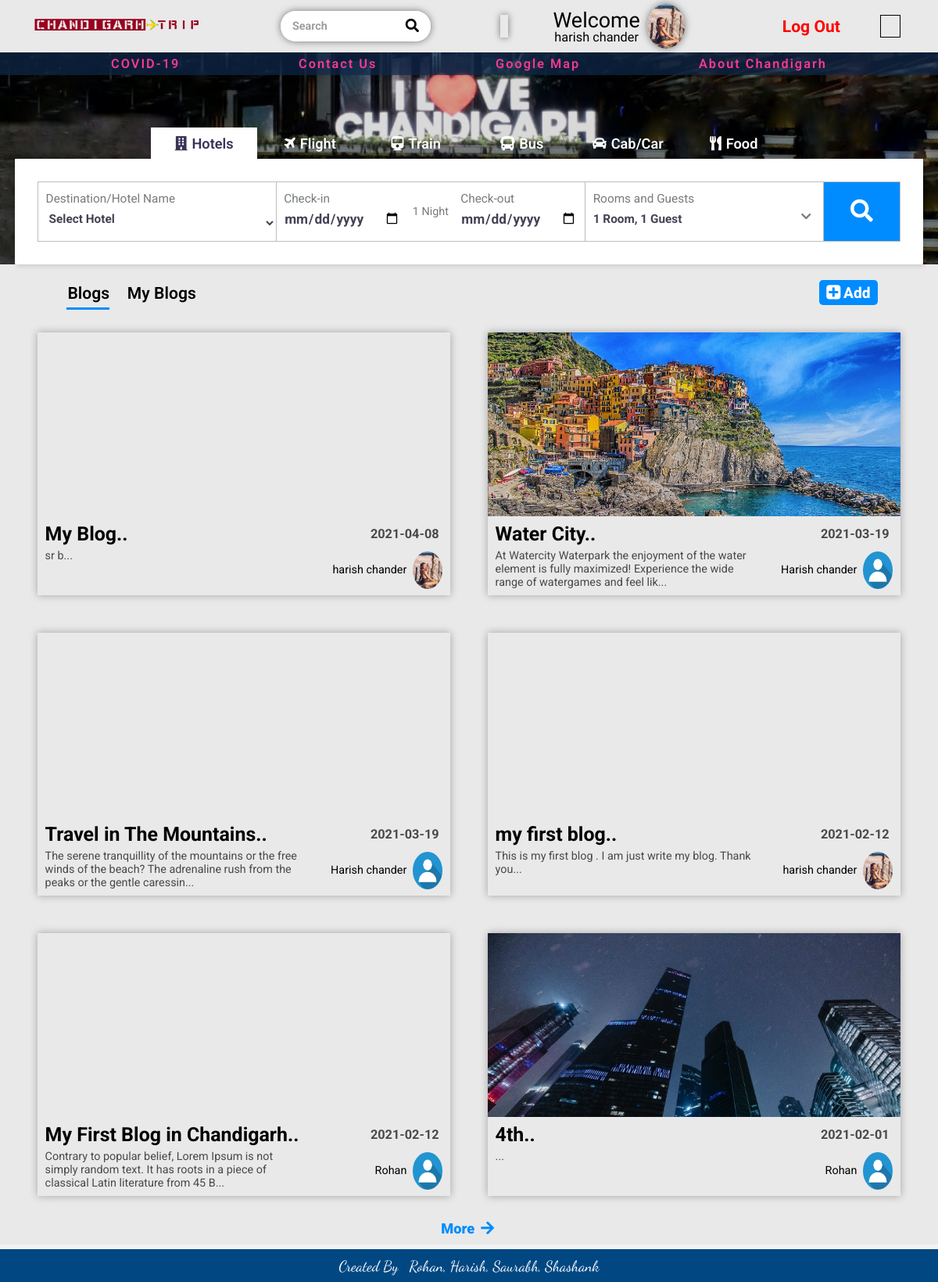
The app's page / (signed in) with its own data.
### tables this page shows
CREATE TABLE `user_data` (
  `id` int(100) NOT NULL,
  `name` varchar(60) NOT NULL,
  `email` varchar(150) NOT NULL,
  `number` varchar(10) NOT NULL,
  `password` varchar(30) NOT NULL,
  `image` varchar(100) NOT NULL,
  `token` varchar(255) NOT NULL
);

CREATE TABLE `blog` (
  `blog_id` int(255) NOT NULL,
  `user_id` int(255) NOT NULL,
  `blog_image` varchar(100) NOT NULL,
  `blog_tittle` varchar(150) NOT NULL,
  `user_name` varchar(100) NOT NULL,
  `user_image` varchar(100) NOT NULL,
  `blog_dec` text NOT NULL,
  `date` date DEFAULT NULL
);

### index.php (the view, shortened to what this page needs)
<!DOCTYPE html>
<html lang="en">
<head>
    <link rel="stylesheet" href="https://cdnjs.cloudflare.com/ajax/libs/font-awesome/5.13.0/css/all.min.css" />
    <link rel="stylesheet" href="https://cdnjs.cloudflare.com/ajax/libs/font-awesome/4.7.0/css/font-awesome.css" />
    <link rel="stylesheet" href="./css/owl.carousel.css">
    <link rel="stylesheet" href="./css/owl.theme.default.css">
    <link rel="stylesheet" href="./css/style.css">
</head>
<body>
    <div class="main-container">
        <?php include "./pages/header.php" ?>
        <main>
            <div class="row-1">
                <div class="headline">
                    <a href="https://news.google.com/covid19/map?hl=en-IN&mid=%2Fm%2F01f1q8&gl=IN&ceid=IN%3Aen" target="_blank" class="1">COVID-19</a>
                    <a href="./contact us.php" class="2">Contact Us</a>
                    <a href="https://www.google.com/maps/place/Chandigarh/@30.7354003,76.7530122,13z/data=!4m5!3m4!1s0x390fed0be66ec96b:0xa5ff67f9527319fe!8m2!3d30.7333148!4d76.7794179" title="Click to See Map" target="_blank">Google Map</a>
                    <a href="./about chnd.php" title="Click to See About Chandigarh">About Chandigarh</a>
                </div>
            </div>
            <div class="row-2">
                <div class="top">
                    <ul>
                        <li onclick="clickToShow(0);">
                            <i class="fas fa-building"></i>Hotels
                        </li>
                        <li onclick="clickToShow(1);">
                            <i class="fa fa-plane"></i>Flight
                        </li>
                        <li onclick="clickToShow(2);">
                            <i class="fas fa-train"></i>Train
                        </li>
                        <li onclick="clickToShow(3);">
                            <i class="fas fa-bus"></i>Bus
                        </li>
                        <li onclick="clickToShow(4);">
                            <i class="fas fa-car"></i>Cab/Car
                        </li>
                        <li onclick="clickToShow(5);">
                            <i class="fas fa-utensils"></i>Food
                        </li>
                    </ul>
                </div>
                <div class="bottom">
                    <div class="tab tab-1">
                        <form class="innerTab" id="hotel-form" action="hotel.php" method="POST">
                            <div class="details hotel-1">
                                <label for="hName">Destination/Hotel Name</label>
                                <select required name="hName" id="hName">
                                    <?php
                                    include "./database/conn.php";
                                    $sql1 = "SELECT * FROM hotel";
                                    $result1 = mysqli_query($conn, $sql1);
                                    while ($row1 = mysqli_fetch_assoc($result1)) {
                                        echo '<option value="' . $row1["hotel_name"] . '">' . $row1["hotel_name"] . '</option>';
                                    }
                                    ?>
                                </select>
                            </div>
                            <div class="details hotel-2">
                                <div class="date3">
                                    <label for="hDateFrom">Check-in</label>
                                    <input type="date" name="hDateFrom" id="hDateFrom">
                                </div>
                                <div class="date3">
                                    1 Night
                                </div>
                                <div class="date3">
                                    <label for="hDateTo">Check-out</label>
                                    <input type="date" name="hDateTo" id="hDateTo">
                                </div>
                            </div>
                            <div class="details hotel-3">
                                <label for="hRoomsFake">Rooms and Guests</label>
                                <input type="text" id="hRoomFake" value="1 Room, 1 Guest" readonly>
                                <i class="fas fa-chevron-down"></i>
                            </div>
                            <div class="details hotel-4" id="hotel-form-btn">
                                <i class="fas fa-search"></i>
                            </div>
                        </form>
                    </div>
                </div>
            </div>
            <div class="row-3">
                <div class="blogHeading">
                    <div class="blogH-1">
                        <div class="aniBar"></div>
                        <span onclick="clickToOpenBlogTab(0)">Blogs</span>
                        <span onclick="clickToOpenBlogTab(1)">
                            <?php
                            if (isset($_SESSION['use'])) {
                                echo 'My Blogs';
                            }
                            ?>
                        </span>
                    </div>
                    <div class="blogH-2">
                        <?php
                        if (isset($_SESSION['use'])) {
                            echo '<a href="./addblog.php"><i class="fa fa-plus-square"></i>Add</a>';
                        }
                        ?>
                    </div>
                </div>
                <div class="blogMainContainer">
                    <div class="blogContainer blog-1">
                        <div class="innerBlogContainer">
                            <?php
                            $sqlUserBlog = "SELECT * FROM blog ORDER BY blog_id DESC";
                            $resultUserBlog = mysqli_query($conn, $sqlUserBlog) or die("Query Failed!!");
                            if (mysqli_num_rows($resultUserBlog) > 0) {
                                $i = 0;
                                while (($rowUserBlog = mysqli_fetch_assoc($resultUserBlog)) && $i != 6) {
                                    $i = $i + 1;
                            ?>
                                    <a href="./blog.php?id=<?php echo $rowUserBlog['blog_id']; ?>" class="blog">
                                        <div class="blogImg">
                                            <img src="./blog images/<?php echo $rowUserBlog['blog_image']; ?>" alt="">
                                        </div>
                                        <div class="blogData">
                                            <h1>
                                                <?php echo substr($rowUserBlog['blog_tittle'], 0, 28) . ".."; ?>
                                                <span><?php echo $rowUserBlog['date']; ?></span>
                                            </h1>
                                            <p><?php echo substr($rowUserBlog['blog_dec'], 0, 130) . "..."; ?></p>
                                            <div>
                                                <span><?php echo $rowUserBlog['user_name']; ?></span>
                                                <img src="./profile images/<?php echo $rowUserBlog['user_image']; ?>" alt="Profile Picture">
                                            </div>
                                        </div>
                                    </a>
                            <?php
                                }
                            } else {
                                echo "<h1>No Blog</h1>";
                            }
                            ?>
                        </div>
                        <span class="moreBtn">
                            <a href="./allblogs.php?id=0">
                                More <i class="fas fa-arrow-right"></i>
                            </a>
                        </span>
                    </div>
                </div>
            </div>
        </main>
        <?php include "./pages/footer.php"; ?>
    </div>
</body>
</html>

### pages/header.php (shortened to what this page needs)
<header>
    <div class="left-container">
        <a href="./index.php" class="logo">
            <img src="./images/logo.png" alt="Logo">
        </a>
        <div class="search-bar">
            <form id="search-form" action="" method="get">
                <input type="search" name="search" id="search" placeholder="Search" autocomplete="off">
                <span onclick="document.getElementById('search-form').submit();"><i class="fas fa-search"></i></span>
            </form>
        </div>
        <div class="help">
            <div id="google_translate_element"></div>
        </div>
    </div>
    <div class="right-container">
        <?php
        if (isset($_SESSION['use'])) { ?>
            <div class="login-section">
                <?php
                include "./database/conn.php";
                $sql2 = "SELECT name, image FROM user_data WHERE id = '{$_SESSION['user_id']}'";
                $result2 = mysqli_query($conn, $sql2);
                $row2 = mysqli_fetch_assoc($result2);
                ?>
                <div class="profile-section">
                    <div class="info">
                        <span>Welcome</span>
                        <p><?php echo $row2['name']; ?></p>
                    </div>
                    <div class="p-pic">
                        <img src="./profile images/<?php echo $row2['image']; ?>" alt="Profile Image">
                    </div>
                </div>
                <a href="./database/logout.php" class="logout">Log Out</a>
            </div>
        <?php
        }
        ?>
    </div>
    <div class="bar"></div>
</header>

### records on screen
user_data: name "harish chander", image (picture)
blog: blog_tittle "My Blog", date "2021-04-08", blog_dec "sr b", user_name "harish chander", user_image (picture)
blog: blog_image (picture), blog_tittle "Water City", date "2021-03-19", blog_dec "At Watercity Waterpark the enjoyment of the water element is fully maximized! Experience the wide range of watergames and feel lik", user_name "Harish chander", user_image (placeholder picture)
blog: blog_tittle "Travel in The Mountains", date "2021-03-19", blog_dec "The serene tranquillity of the mountains or the free winds of the beach? The adrenaline rush from the peaks or the gentle caressin", user_name "Harish chander", user_image (placeholder picture)
blog: blog_tittle "my first blog", date "2021-02-12", blog_dec "This is my first blog . I am just write my blog. Thank you", user_name "harish chander", user_image (picture)
blog: blog_tittle "My First Blog in Chandigarh", date "2021-02-12", blog_dec "Contrary to popular belief, Lorem Ipsum is not simply random text. It has roots in a piece of classical Latin literature from 45 B", user_name "Rohan", user_image (placeholder picture)
blog: blog_image (picture), blog_tittle "4th", date "2021-02-01", user_name "Rohan", user_image (placeholder picture)

### other values on screen
form field hName "Select Hotel"
